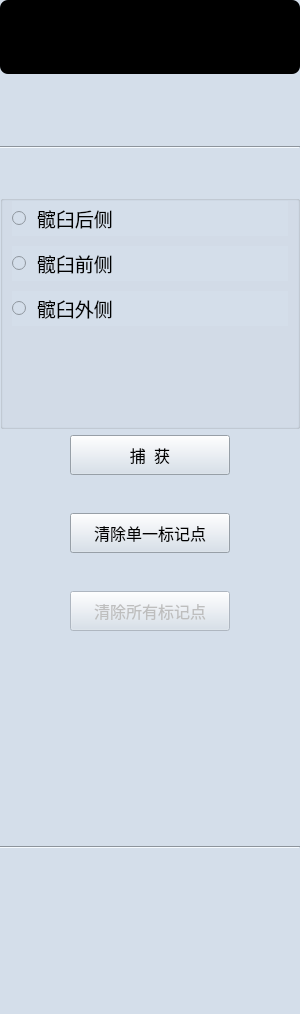
<?xml version="1.0" encoding="UTF-8"?>
<ui version="4.0">
 <class>QPelvisRoughRegistrationsControls</class>
 <widget class="QWidget" name="QPelvisRoughRegistrationsControls">
  <property name="geometry">
   <rect>
    <x>0</x>
    <y>0</y>
    <width>300</width>
    <height>1014</height>
   </rect>
  </property>
  <property name="sizePolicy">
   <sizepolicy hsizetype="Preferred" vsizetype="Preferred">
    <horstretch>0</horstretch>
    <verstretch>0</verstretch>
   </sizepolicy>
  </property>
  <property name="minimumSize">
   <size>
    <width>300</width>
    <height>0</height>
   </size>
  </property>
  <property name="maximumSize">
   <size>
    <width>300</width>
    <height>16777215</height>
   </size>
  </property>
  <property name="windowTitle">
   <string>硬件准备</string>
  </property>
  <property name="styleSheet">
   <string notr="true">background:#d4deea;</string>
  </property>
  <property name="currentIndex" stdset="0">
   <number>0</number>
  </property>
  <widget class="QWidget" name="widget" native="true">
   <property name="geometry">
    <rect>
     <x>0</x>
     <y>0</y>
     <width>300</width>
     <height>1014</height>
    </rect>
   </property>
   <property name="styleSheet">
    <string notr="true"/>
   </property>
   <layout class="QVBoxLayout" name="verticalLayout_4">
    <item>
     <widget class="QWidget" name="widget_2" native="true">
      <property name="sizePolicy">
       <sizepolicy hsizetype="Preferred" vsizetype="Minimum">
        <horstretch>0</horstretch>
        <verstretch>0</verstretch>
       </sizepolicy>
      </property>
      <property name="minimumSize">
       <size>
        <width>0</width>
        <height>74</height>
       </size>
      </property>
      <property name="maximumSize">
       <size>
        <width>16777215</width>
        <height>80</height>
       </size>
      </property>
      <property name="styleSheet">
       <string notr="true">border-radius: 8px;
background-color: rgb(0, 0, 0);
</string>
      </property>
      <layout class="QGridLayout" name="gridLayout_3"/>
     </widget>
    </item>
    <item>
     <spacer name="verticalSpacer_10">
      <property name="orientation">
       <enum>Qt::Vertical</enum>
      </property>
      <property name="sizeType">
       <enum>QSizePolicy::Fixed</enum>
      </property>
      <property name="sizeHint" stdset="0">
       <size>
        <width>20</width>
        <height>57</height>
       </size>
      </property>
     </spacer>
    </item>
    <item>
     <widget class="Line" name="line_5">
      <property name="minimumSize">
       <size>
        <width>0</width>
        <height>20</height>
       </size>
      </property>
      <property name="styleSheet">
       <string notr="true">border-image: url(:\org.mitk.lancet.pelvisroughregistrations/image/fenge.png);
</string>
      </property>
      <property name="orientation">
       <enum>Qt::Horizontal</enum>
      </property>
     </widget>
    </item>
    <item>
     <spacer name="verticalSpacer">
      <property name="orientation">
       <enum>Qt::Vertical</enum>
      </property>
      <property name="sizeHint" stdset="0">
       <size>
        <width>20</width>
        <height>20</height>
       </size>
      </property>
     </spacer>
    </item>
    <item>
     <widget class="QGroupBox" name="groupBox_5">
      <property name="title">
       <string/>
      </property>
      <property name="checkable">
       <bool>false</bool>
      </property>
      <property name="checked">
       <bool>false</bool>
      </property>
      <layout class="QVBoxLayout" name="verticalLayout_16">
       <property name="spacing">
        <number>10</number>
       </property>
       <property name="leftMargin">
        <number>9</number>
       </property>
       <property name="topMargin">
        <number>0</number>
       </property>
       <property name="rightMargin">
        <number>9</number>
       </property>
       <property name="bottomMargin">
        <number>0</number>
       </property>
       <item>
        <widget class="QRadioButton" name="radioButton_posteriorAcetabulum">
         <property name="font">
          <font>
           <family>黑体</family>
           <pointsize>14</pointsize>
          </font>
         </property>
         <property name="styleSheet">
          <string notr="true">QRadioButton::indicator:checked {image: url(:\org.mitk.lancet.pelvisroughregistrations/image/radio_on.png);}
QRadioButton:checked {color: rgb(55,174,150);}
QRadioButton::indicator:unchecked{ image: url(:\org.mitk.lancet.pelvisroughregistrations/image/radio.png);}
QRadioButton:unchecked{ color:black; }</string>
         </property>
         <property name="text">
          <string> 髋臼后侧</string>
         </property>
        </widget>
       </item>
       <item>
        <widget class="QRadioButton" name="radioButton_anteriorAcetabulum">
         <property name="font">
          <font>
           <family>黑体</family>
           <pointsize>14</pointsize>
          </font>
         </property>
         <property name="styleSheet">
          <string notr="true">QRadioButton::indicator:checked {image: url(:\org.mitk.lancet.pelvisroughregistrations/image/radio_on.png);}
QRadioButton:checked {color: rgb(55,174,150);}
QRadioButton::indicator:unchecked{ image: url(:\org.mitk.lancet.pelvisroughregistrations/image/radio.png);}
QRadioButton:unchecked{ color:black; }
</string>
         </property>
         <property name="text">
          <string> 髋臼前侧</string>
         </property>
        </widget>
       </item>
       <item>
        <widget class="QRadioButton" name="radioButton_superiorAcetabulum">
         <property name="font">
          <font>
           <family>黑体</family>
           <pointsize>14</pointsize>
          </font>
         </property>
         <property name="styleSheet">
          <string notr="true">QRadioButton::indicator:checked {image: url(:\org.mitk.lancet.pelvisroughregistrations/image/radio_on.png);}
QRadioButton:checked {color: rgb(55,174,150);}
QRadioButton::indicator:unchecked{ image: url(:\org.mitk.lancet.pelvisroughregistrations/image/radio.png);}
QRadioButton:unchecked{ color:black; }</string>
         </property>
         <property name="text">
          <string> 髋臼外侧</string>
         </property>
        </widget>
       </item>
       <item>
        <spacer name="verticalSpacer_3">
         <property name="orientation">
          <enum>Qt::Vertical</enum>
         </property>
         <property name="sizeHint" stdset="0">
          <size>
           <width>20</width>
           <height>100</height>
          </size>
         </property>
        </spacer>
       </item>
      </layout>
     </widget>
    </item>
    <item>
     <layout class="QHBoxLayout" name="horizontalLayout_14">
      <item>
       <spacer name="horizontalSpacer_23">
        <property name="orientation">
         <enum>Qt::Horizontal</enum>
        </property>
        <property name="sizeHint" stdset="0">
         <size>
          <width>40</width>
          <height>20</height>
         </size>
        </property>
       </spacer>
      </item>
      <item>
       <widget class="QPushButton" name="pushButtonCapturePelvis_Landmark">
        <property name="minimumSize">
         <size>
          <width>160</width>
          <height>40</height>
         </size>
        </property>
        <property name="font">
         <font>
          <family>黑体</family>
          <pointsize>12</pointsize>
         </font>
        </property>
        <property name="styleSheet">
         <string notr="true">QPushButton{
	border-image: url(:\org.mitk.lancet.pelvisroughregistrations/image/default.png);
	color:white;
}
QPushButton::hover
{
	border-image: url(:\org.mitk.lancet.pelvisroughregistrations/image/on.png);
	color:balck;
}
QPushButton::disabled
{
	border-image: url(:\org.mitk.lancet.pelvisroughregistrations/image/disabled.png);	
	color: rgb(153, 153, 153);
}
QPushButton::pressed { 
	padding-left:6px;
	padding-top:6px;
}</string>
        </property>
        <property name="text">
         <string>捕  获</string>
        </property>
        <property name="checkable">
         <bool>false</bool>
        </property>
        <property name="checked">
         <bool>false</bool>
        </property>
       </widget>
      </item>
      <item>
       <spacer name="horizontalSpacer_24">
        <property name="orientation">
         <enum>Qt::Horizontal</enum>
        </property>
        <property name="sizeHint" stdset="0">
         <size>
          <width>40</width>
          <height>20</height>
         </size>
        </property>
       </spacer>
      </item>
     </layout>
    </item>
    <item>
     <spacer name="verticalSpacer_4">
      <property name="orientation">
       <enum>Qt::Vertical</enum>
      </property>
      <property name="sizeHint" stdset="0">
       <size>
        <width>20</width>
        <height>20</height>
       </size>
      </property>
     </spacer>
    </item>
    <item>
     <layout class="QHBoxLayout" name="horizontalLayout_2">
      <property name="topMargin">
       <number>0</number>
      </property>
      <item>
       <spacer name="horizontalSpacer">
        <property name="orientation">
         <enum>Qt::Horizontal</enum>
        </property>
        <property name="sizeHint" stdset="0">
         <size>
          <width>40</width>
          <height>20</height>
         </size>
        </property>
       </spacer>
      </item>
      <item>
       <widget class="QPushButton" name="pushButtonClearOne_Landmark">
        <property name="minimumSize">
         <size>
          <width>160</width>
          <height>40</height>
         </size>
        </property>
        <property name="font">
         <font>
          <family>黑体</family>
          <pointsize>12</pointsize>
         </font>
        </property>
        <property name="styleSheet">
         <string notr="true">QPushButton{
	border-image: url(:\org.mitk.lancet.pelvisroughregistrations/image/default.png);
	color:white;
}
QPushButton::hover
{
	border-image: url(:\org.mitk.lancet.pelvisroughregistrations/image/on.png);
	color:balck;
}
QPushButton::disabled
{
	border-image: url(:\org.mitk.lancet.pelvisroughregistrations/image/disabled.png);	
	color: rgb(153, 153, 153);
}
QPushButton::pressed { 
	padding-left:6px;
	padding-top:6px;
}</string>
        </property>
        <property name="text">
         <string>清除单一标记点</string>
        </property>
       </widget>
      </item>
      <item>
       <spacer name="horizontalSpacer_2">
        <property name="orientation">
         <enum>Qt::Horizontal</enum>
        </property>
        <property name="sizeHint" stdset="0">
         <size>
          <width>40</width>
          <height>20</height>
         </size>
        </property>
       </spacer>
      </item>
     </layout>
    </item>
    <item>
     <spacer name="verticalSpacer_5">
      <property name="orientation">
       <enum>Qt::Vertical</enum>
      </property>
      <property name="sizeHint" stdset="0">
       <size>
        <width>20</width>
        <height>20</height>
       </size>
      </property>
     </spacer>
    </item>
    <item>
     <layout class="QHBoxLayout" name="horizontalLayout_13">
      <item>
       <spacer name="horizontalSpacer_25">
        <property name="orientation">
         <enum>Qt::Horizontal</enum>
        </property>
        <property name="sizeHint" stdset="0">
         <size>
          <width>40</width>
          <height>20</height>
         </size>
        </property>
       </spacer>
      </item>
      <item>
       <widget class="QPushButton" name="pushButtonClearPelvis_Landmark">
        <property name="enabled">
         <bool>false</bool>
        </property>
        <property name="minimumSize">
         <size>
          <width>160</width>
          <height>40</height>
         </size>
        </property>
        <property name="font">
         <font>
          <family>黑体</family>
          <pointsize>12</pointsize>
         </font>
        </property>
        <property name="styleSheet">
         <string notr="true">QPushButton{
	border-image: url(:\org.mitk.lancet.pelvisroughregistrations/image/default.png);
	color:white;
}
QPushButton::hover
{
	border-image: url(:\org.mitk.lancet.pelvisroughregistrations/image/on.png);
	color:balck;
}
QPushButton::disabled
{
	border-image: url(:\org.mitk.lancet.pelvisroughregistrations/image/disabled.png);	
	color: rgb(153, 153, 153);
}
QPushButton::pressed { 
	padding-left:6px;
	padding-top:6px;
}</string>
        </property>
        <property name="text">
         <string>清除所有标记点</string>
        </property>
       </widget>
      </item>
      <item>
       <spacer name="horizontalSpacer_26">
        <property name="orientation">
         <enum>Qt::Horizontal</enum>
        </property>
        <property name="sizeHint" stdset="0">
         <size>
          <width>40</width>
          <height>20</height>
         </size>
        </property>
       </spacer>
      </item>
     </layout>
    </item>
    <item>
     <spacer name="verticalSpacer_2">
      <property name="orientation">
       <enum>Qt::Vertical</enum>
      </property>
      <property name="sizeHint" stdset="0">
       <size>
        <width>20</width>
        <height>200</height>
       </size>
      </property>
     </spacer>
    </item>
    <item>
     <widget class="Line" name="line_8">
      <property name="minimumSize">
       <size>
        <width>0</width>
        <height>20</height>
       </size>
      </property>
      <property name="styleSheet">
       <string notr="true">border-image: url(:\org.mitk.lancet.pelvisroughregistrations/image/fenge.png);
</string>
      </property>
      <property name="orientation">
       <enum>Qt::Horizontal</enum>
      </property>
     </widget>
    </item>
    <item>
     <widget class="QWidget" name="widgetInfo" native="true">
      <property name="minimumSize">
       <size>
        <width>0</width>
        <height>105</height>
       </size>
      </property>
      <property name="styleSheet">
       <string notr="true"/>
      </property>
      <widget class="QLabel" name="label">
       <property name="geometry">
        <rect>
         <x>2</x>
         <y>2</y>
         <width>54</width>
         <height>16</height>
        </rect>
       </property>
       <property name="font">
        <font>
         <family>黑体</family>
         <pointsize>12</pointsize>
        </font>
       </property>
       <property name="text">
        <string/>
       </property>
      </widget>
     </widget>
    </item>
    <item>
     <widget class="QWidget" name="widget_3" native="true">
      <property name="minimumSize">
       <size>
        <width>0</width>
        <height>40</height>
       </size>
      </property>
     </widget>
    </item>
   </layout>
  </widget>
 </widget>
 <resources>
  <include location="../../resources/resources.qrc"/>
 </resources>
 <connections/>
 <slots>
  <slot>on_HardWareWidget_currentChanged(int)</slot>
 </slots>
</ui>
